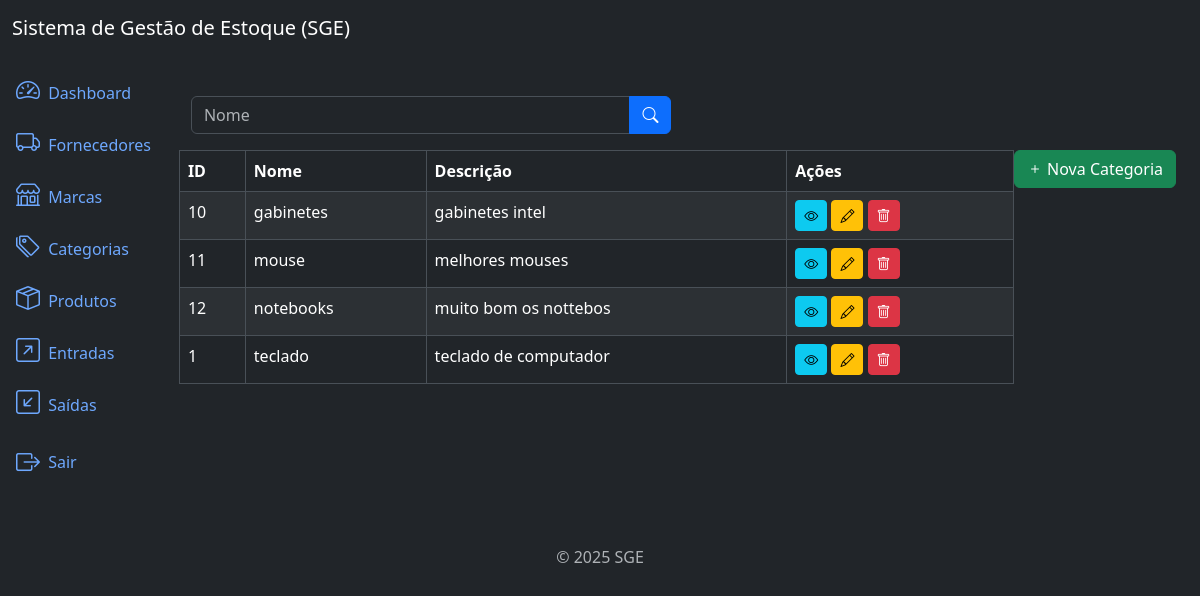
The app's page /categories/list/ (signed in) with its own data.
### categories/models.py (models this page shows, shortened)
class Category(models.Model):
    name = models.CharField(max_length=500)
    description = models.TextField(null=True, blank=True)
    created_at = models.DateTimeField(auto_now_add=True)
    updated_at =  models.DateTimeField(auto_now=True)
    class Meta:
        ordering = ['name']

### categories/views.py (the view)
# urls.py: path('categories/list/', views.CategoryListView.as_view(), name='category_list'),
class CategoryListView(LoginRequiredMixin, PermissionRequiredMixin, ListView):
    model = models.Category
    template_name = 'category_list.html'
    context_object_name = 'categories'
    paginate_by = 9
    permission_required = 'categories.view_category'
    def get_queryset(self):
        queryset = super().get_queryset()
        name = self.request.GET.get('name')
        if name:
            queryset = queryset.filter(name__icontains=name)
        return queryset

### categories/templates/category_list.html (shortened to what this page needs)
{% extends 'base.html' %}
{% block content %}
<div class="row mb-3">
    <div class="col-md-6">
            <form method="get" action="{% url 'category_list' %}">
             <div class="input-group">
                    <input type="text" class="form-control" name="name" placeholder="Nome" value="{{ request.GET.name }}">
                    <button type="submit" class="btn btn-primary">
                        <i class="bi bi-search"></i>
                    </button>
                </div>
            </form>
        </div>
    </div>
    <div class="col -md-6">
        <a href="{% url 'category_create' %}" class="btn btn-success float-end">
          <i class="bi bi-plus"></i> Nova Categoria
        </a>
    </div>
</div>
<div class="table-responsive">
    <table class="table table-striped table-bordered">
        <thead class="thead-dark">
            <tr>
                <th>ID</th>
                <th>Nome</th>
                <th>Descrição</th>
                <th> Ações </th>
            </tr>
        </thead>
        <tbody>
            {% for category in categories %}
            <tr>
                <td>{{ category.id }}</td>
                <td>{{ category.name }}</td>
                <td>{{ category.description }}</td>
                <td>
                    {% if perms.categories.view_category %}
                      <a href="{%url "category_detail" category.id %}" class="btn btn-info btn-sm">
                      <i class="bi bi-eye"></i>
                      </a>
                    {% endif %}
                    {% if perms.categories.change_category %}
                    <a href="{%url "category_update" category.id %}" class="btn btn-warning btn-sm">
                      <i class="bi bi-pencil"></i>
                    </a>
                    {% endif %}
                    {% if perms.categories.delete_category %}
                    <a href="{%url "category_delete" category.id %}" class="btn btn-danger btn-sm">
                      <i class="bi bi-trash"></i>
                    </a>
                    {% endif %}
                </td>
            </tr>
            {% endfor %}
        </tbody>
    </table>
</div>
{% endblock %}

### records on screen
Category: id "10", name "gabinetes", description "gabinetes intel"
Category: id "11", name "mouse", description "melhores mouses"
Category: id "12", name "notebooks", description "muito bom os nottebos"
Category: id "1", name "teclado", description "teclado de computador"
